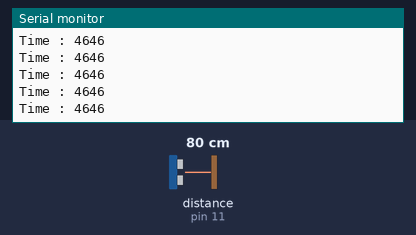
Simulated run of this sketch. Board: Arduino Uno, built with avr-gcc and run on an emulated ATmega328P. On the bench: the last lines printed to the serial monitor. Wiring (inferred from the names in the program): ultrasonic range finder: trigger pin 12; echo pin 11. Inputs (shaded band) come from the test bench; at power-on: distance to the obstacle (sensor on pin 11) 80 cm. The echo pulse lasts 58.3 µs per cm.

Above: at 1.2 s.
1.3 s: distance to the obstacle (sensor on pin 11) set to 4 cm
At 1.9 s:
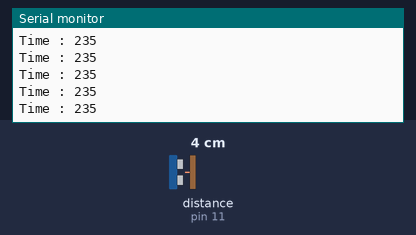
4.3 s: distance to the obstacle (sensor on pin 11) set to 2 cm
At 5.2 s:
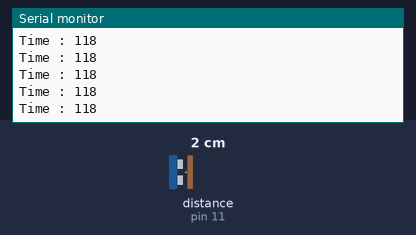
7.3 s: distance to the obstacle (sensor on pin 11) set to 9 cm
At 8.1 s:
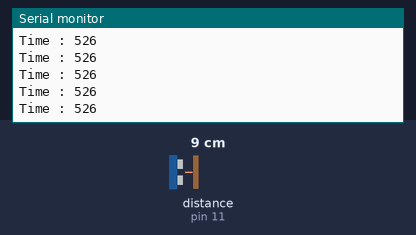
10.3 s: distance to the obstacle (sensor on pin 11) set to 2 cm
At 10.8 s:
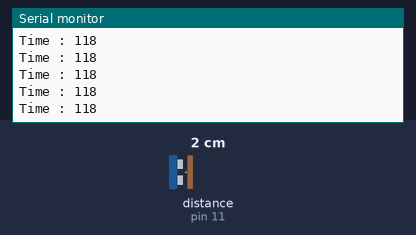
Timing chart, 0 to 13.3 s (numbered marks = the images above; inputs shaded):
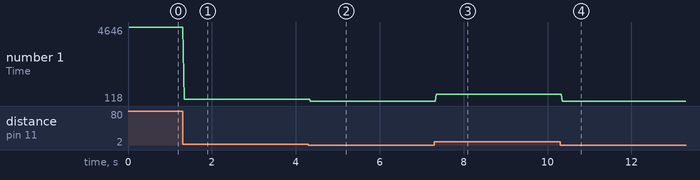

Measured:
- after the input at 1.3 s, the serial monitor: prints a new line at once (image 1)
- after the input at 4.3 s, the serial monitor: prints a new line after 0.05 s (image 2)
- after the input at 7.3 s, the serial monitor: prints a new line after 0.05 s (image 3)
- plotted number 1: 4646 → 235 after the input at 1.3 s, 235 → 118 after the input at 4.3 s, 118 → 526 after the input at 7.3 s

The sketch:

UltraSonicSoundSensor.ino
```cpp
int echoPin = 11;
int triggerPin = 12;
int travelTime;

int dt = 25;
void setup() {
  // put your setup code here, to run once:
  Serial.begin(9600);
  pinMode(echoPin,INPUT);
  pinMode(triggerPin,OUTPUT);
}

void loop() {
  // put your main code here, to run repeatedly:
  digitalWrite(triggerPin,LOW);
  delayMicroseconds(dt);
  digitalWrite(triggerPin,HIGH);
  delayMicroseconds(dt);
  digitalWrite(triggerPin,LOW);
  delayMicroseconds(dt);

  //parameters: the pin when the pulse is out HIGH or LOW pin
  // returns The length of the pulse (in microseconds) or 0 if no pulse started before the timeout.
  travelTime = pulseIn(echoPin,HIGH);
  delay(dt);
  Serial.print("Time : "); //microseconds
  Serial.println(travelTime);
}
```
